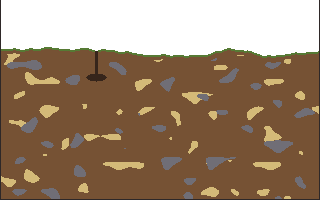
#> input picture Assets/Project/Art/Maps/AntFarm_Map01.png, 320 x 200 px
$ python halve_pixel_art.py ../Maps/AntFarm_Map01.png out.png
#> lines starting #> are read from the running program, lines starting #| are printed output that depends on the picture; after the words box and inside, x2 and y2 are one past the last pixel; in counts of white or black regions, pixels touching at a corner belong together
#> in main, image is the input picture: PIL image 320x200 RGBA; mean R, G, B, A 90.6, 67, 44.7, 189.5
"""Reduz pixel art pela metade (experimento 8x8 de 2026-10-22, branch experimento/arte-8x8).

Cada bloco de 2x2 texels vira um texel, sem criar cor nova (a paleta mestra continua valendo):
- fica opaco se pelo menos 2 dos 4 texels forem opacos (alpha >= 128), para pernas e frestas de 1 texel não sumirem;
- a cor é a mais frequente entre os opacos; no empate, a mais escura (contornos, juntas e frestas sobrevivem).
A mesma regra está em C# em PixelArtFilters.Halve (sprites gerados em código).

Uso: python -I halve_pixel_art.py entrada.png [saida.png]   (sem saída, sobrescreve a entrada)
"""
import sys

import numpy as np
from PIL import Image


def halve(rgba):
    h, w = rgba.shape[:2]
#> h = 200; w = 320
    if h % 2 or w % 2:
        raise SystemExit(f"tamanho ímpar: {w}x{h}")
    # (h/2, w/2, 4 texels do bloco, RGBA)
    blocks = rgba.reshape(h // 2, 2, w // 2, 2, 4).transpose(0, 2, 1, 3, 4).reshape(h // 2, w // 2, 4, 4)
    rgb = blocks[..., :3].astype(np.int32)
    opaque = blocks[..., 3] >= 128
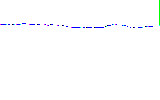
#> opaque: shape (100, 160, 4) bool; mean of channels 0, 1, 2, 3 0.74, 0.74, 0.746, 0.746; transparent parts drawn white
    key = (rgb[..., 0] << 16) | (rgb[..., 1] << 8) | rgb[..., 2]
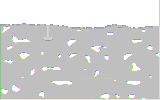
#> key: shape (100, 160, 4) int32; mean of channels 0, 1, 2, 3 5955305.6, 5955060.6, 5957769.5, 5952517.8; transparent parts drawn white
    # Quantos texels opacos do bloco têm a mesma cor de cada texel (0 nos transparentes).
    same = (key[..., :, None] == key[..., None, :]) & opaque[..., None, :]
    count = np.where(opaque, same.sum(-1), 0)
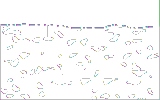
#> count: shape (100, 160, 4) int64; mean of channels 0, 1, 2, 3 2.82, 2.82, 2.83, 2.83; transparent parts drawn white
    luma = rgb @ np.array([299, 587, 114])
    # Mais frequente primeiro; no empate, o mais escuro (luma até 255000, então cabe abaixo de 1 unidade de contagem).
    score = count * 1_000_000 - luma
    score = np.where(opaque, score, -1)
    pick = score.argmax(-1)
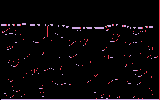
#> pick: shape (100, 160) int64; 4 distinct labels, from 0 to 3; one colour per label, 0 black
    chosen = np.take_along_axis(blocks, pick[..., None, None], axis=2)[..., 0, :]
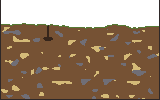
#> chosen: shape (100, 160, 4); mean of channels 0, 1, 2, 3 89.7, 66.1, 44, 190.7; transparent parts drawn white
    out = np.zeros((h // 2, w // 2, 4), np.uint8)
    keep = opaque.sum(-1) >= 2
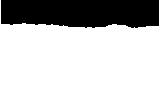
#> keep: shape (100, 160) bool; 74.7% white; 1 black region, box (x1, y1, x2, y2) and area: (1, 0, 159, 28) 4048
    out[keep, :3] = chosen[keep, :3]
    out[keep, 3] = 255
    return out


def main():
    src = sys.argv[1]
    dst = sys.argv[2] if len(sys.argv) > 2 else src
    image = Image.open(src).convert("RGBA")
    Image.fromarray(halve(np.array(image))).save(dst)
    print(f"{src}: {image.size[0]}x{image.size[1]} -> {image.size[0] // 2}x{image.size[1] // 2}")
#| ../Maps/AntFarm_Map01.png: 320x200 -> 160x100


if __name__ == "__main__":
    main()
